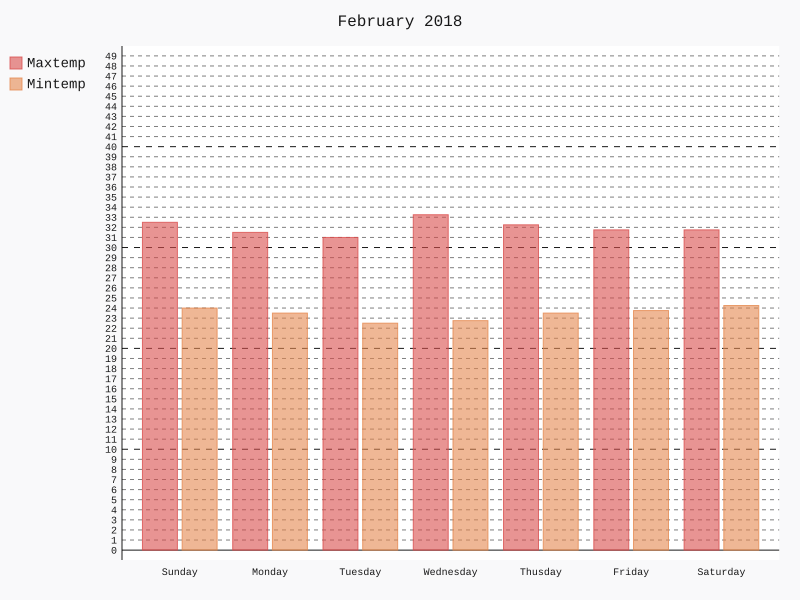

Source code (Python):
import pandas as pd
import pygal
from pygal.style import RedBlueStyle

def chart():
    """ Fab """
    data = pd.read_csv("2-february.csv")
    line_chart = pygal.Bar(fill=True, interpolate='cubic', style=RedBlueStyle)
    line_chart.title = 'February 2018'
    line_chart.x_labels = data.day
    line_chart.y_labels = map(int, range(0, 50, 1))
    line_chart.add('Maxtemp', data.Max)
    line_chart.add('Mintemp', data.Min)
    line_chart.render_to_file("2feb.svg")
chart()
